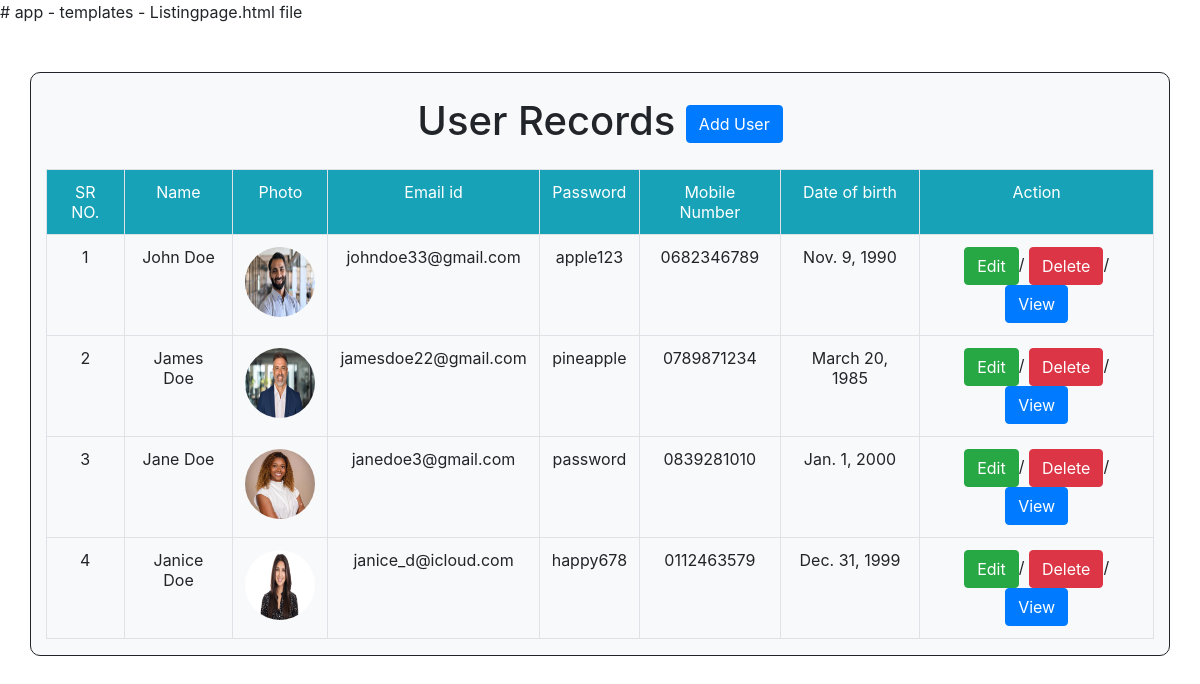
The page / on the database its author committed.
### userapp/models.py (models this page shows, shortened)
class User(models.Model):
    name = models.CharField(max_length=30)
    photo = models.ImageField(upload_to="uploads", default="a.png")
    email = models.EmailField(unique=True)
    password = models.CharField(max_length=100)
    mobile_number = models.CharField(max_length=15)
    date_of_birth = models.DateField()

### userapp/views.py (the view)
# urls.py: path('', views.user_list, name='user-list'),            # List all users
def user_list(request):
    records = User.objects.all()
    context = {'records': records}
    return render(request, 'Listingpage.html', context)

### userapp/templates/Listingpage.html (shortened to what this page needs)
<!DOCTYPE html>
<html lang="en">
<head>
    <link rel="stylesheet" href="https://cdn.jsdelivr.net/npm/bootstrap@4.6.1/dist/css/bootstrap.min.css">
</head>
<body>
<div class="container mt-5 bg-light" style="border:1px solid ; background-color:#1111; border-radius: 10px;">
    <h1 class="m-4 text-center">User Records <a href="/Add/" class="btn btn-primary">Add User</a></h1>
    <table class="table table-bordered">
        <tr class="bg-info text-white text-center ">
            <td > SR NO.  </td>
            <td> Name </td>
            <td> Photo  </td>
            <td> Email id </td>
            <td> Password </td>
            <td> Mobile Number</td>
            <td>Date of birth</td>
            <td> Action  </td>
        </tr>
        {%for rec in records %}
        <tr class="text-center">
            <td>{{forloop.counter}}</td>
            <td>{{rec.name}}</td>
            <td><img src="/media/{{rec.photo}}"class="rounded-circle" height="70px" width="70px"></td>
            <td>{{rec.email}}</td>
            <td>{{rec.password}}</td>
            <td>{{rec.mobile_number}}</td>
            <td>{{rec.date_of_birth}}
            <td> <a href="/Edit/{{rec.id}}" class="btn btn-success">Edit</a>/
                <a href="/Delete/{{rec.id}}" class="btn btn-danger">Delete</a>/
                <a href="/View/{{rec.id}}" class="btn btn-primary">View</a>
            </td>
        </tr>
    {%endfor%}
    </table>
</div>
</body>
</html>

### rows shown on the page
User: name "John Doe", photo (picture), email "johndoe33@gmail.com", password "apple123", mobile_number "0682346789", date_of_birth "Nov. 9, 1990"
User: name "James Doe", photo (picture), email "jamesdoe22@gmail.com", password "pineapple", mobile_number "0789871234", date_of_birth "March 20, 1985"
User: name "Jane Doe", photo (picture), email "janedoe3@gmail.com", password "password", mobile_number "0839281010", date_of_birth "Jan. 1, 2000"
User: name "Janice Doe", photo (picture), email "janice_d@icloud.com", password "happy678", mobile_number "0112463579", date_of_birth "Dec. 31, 1999"
